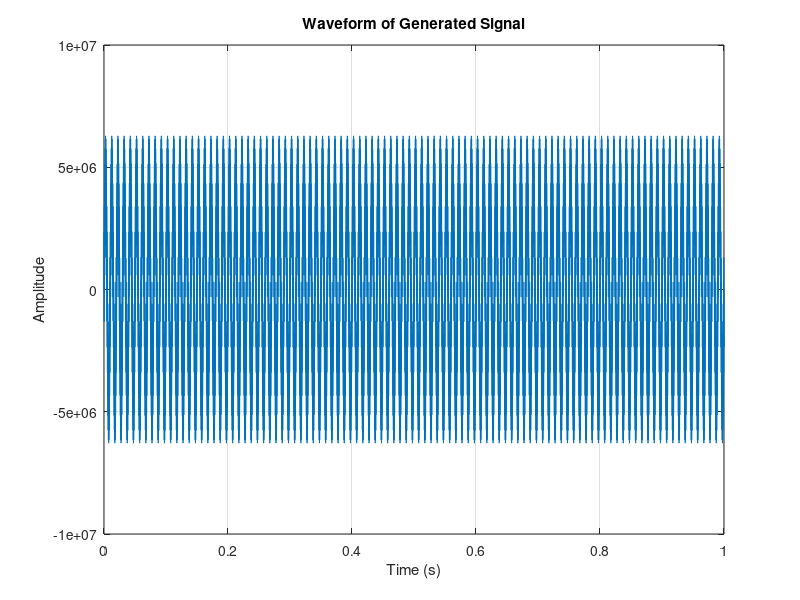

Recreate this plot in MATLAB.
% Parameters
fs = 44100;          % Sampling rate
f_signal = 100;     % frequency of main signal to show
f_noise = 2500;     % frequency of noise (will be filtered)
Q = 0.7071;         % Q
Gain = 6;           % gain
duration = 1;       % total time of simulation signal (here we set to 1s)

% time
t = 0:1/fs:duration;

% sine wave of main signal to show
signal_wave = 0.5 * sin(2 * pi * f_signal * t);

% sine wave of noise signal
noise_wave = 0.25 * sin(2 * pi * f_noise * t);

% mix the main signal and noise signal
input_signal = signal_wave + noise_wave;

% convert to 24 bit integer (as simulation input)
input_signal_quantized = round(input_signal * (2^(23) - 1));

% write to file
fileID = fopen('input_signal.txt', 'w');

% convert to hex, so we can use Verilog to read directly
for i = 1:length(input_signal_quantized)
    fprintf(fileID, '%s\n', dec2hex(input_signal_quantized(i)));
end

% close file
fclose(fileID);

disp('Test signal saved as: input_signal.txt');


% draw the generated signal
figure; % create window
plot(t(1:length(input_signal_quantized)), input_signal_quantized);
xlabel('Time (s)');
ylabel('Amplitude');
title('Waveform of Generated Signal');
grid on; % show the grid
